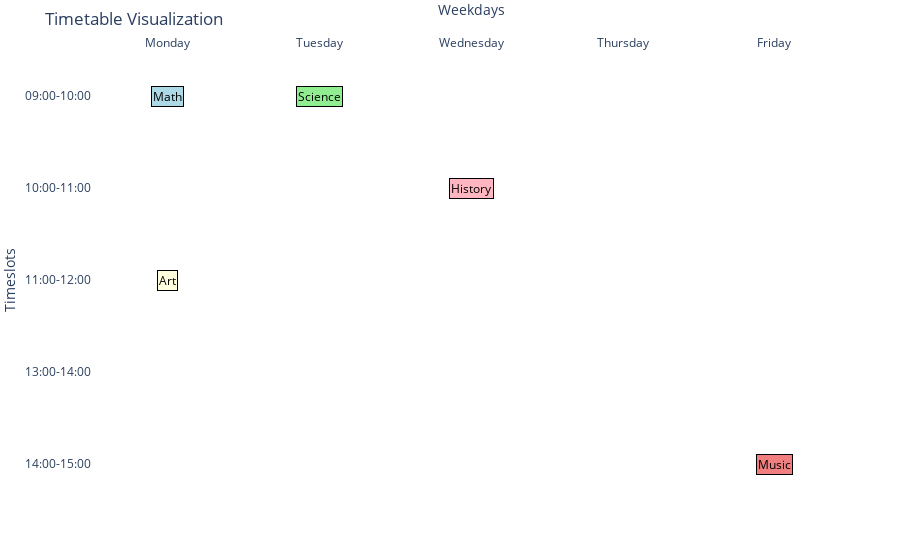

The cell this chart's notebook holds for it:
### Code cell
import plotly.graph_objects as go
import numpy as np

# Sample data structure
rooms = ['Room A', 'Room B', 'Room C']
timeslots = ['09:00-10:00', '10:00-11:00', '11:00-12:00', '13:00-14:00', '14:00-15:00']
weekdays = ['Monday', 'Tuesday', 'Wednesday', 'Thursday', 'Friday']
courses = ['Math', 'Science', 'History', 'Art', 'Music']
lecturers = ['Dr. Smith', 'Prof. Johnson', 'Dr. Brown', 'Prof. Clark', 'Dr. White']

# Sample timetable chromosome where each cell contains (course, room, lecturer)
chromosome = np.empty((len(timeslots), len(weekdays)), dtype=object)

chromosome[0, 0] = (courses[0], rooms[0], lecturers[0])
chromosome[0, 1] = (courses[1], rooms[1], lecturers[1])
chromosome[1, 2] = (courses[2], rooms[2], lecturers[2])
chromosome[2, 0] = (courses[3], rooms[0], lecturers[3])
chromosome[4, 4] = (courses[4], rooms[1], lecturers[4])

# Define color mapping for each course
course_colors = {
    'Math': 'lightblue',
    'Science': 'lightgreen',
    'History': 'lightpink',
    'Art': 'lightyellow',
    'Music': 'lightcoral'
}

# Create hovertext for each cell (course, room, lecturer)
hovertext = np.empty(chromosome.shape, dtype=object)
z_values = np.zeros(chromosome.shape, dtype=float)  # This will be used for color intensity
for i in range(chromosome.shape[0]):
    for j in range(chromosome.shape[1]):
        if chromosome[i, j] is not None:
            course, room, lecturer = chromosome[i, j]
            hovertext[i, j] = f"Course: {course}<br>Room: {room}<br>Lecturer: {lecturer}"
            z_values[i, j] = 1  # Placeholder to enable coloring
        else:
            hovertext[i, j] = ""
            z_values[i, j] = 0  # No course in this slot

# Display timetable as table using heatmap
fig = go.Figure(data=go.Heatmap(
    z=z_values,  # Placeholder for heatmap color intensity
    x=weekdays,
    y=timeslots,
    text=hovertext,
    hoverinfo="text",
    colorscale=[[0, 'rgba(255, 255, 255, 0)'], [1, 'rgba(255, 255, 255, 0)']],  # Transparent background
    showscale=False
))

# Add course annotations and colorize cells
for i in range(chromosome.shape[0]):
    for j in range(chromosome.shape[1]):
        if chromosome[i, j] is not None:
            course, room, lecturer = chromosome[i, j]
            color = course_colors.get(course, 'lightgray')  # Fallback color is lightgray
            fig.add_annotation(
                x=weekdays[j],
                y=timeslots[i],
                text=course,
                showarrow=False,
                font=dict(color="black"),
                bgcolor=color,  # Set the background color of each course
                xref="x",
                yref="y",
                xanchor="center",
                yanchor="middle",
                bordercolor="black",
                borderwidth=1
            )

# Customize layout
fig.update_layout(
    title="Timetable Visualization",
    xaxis_title="Weekdays",
    yaxis_title="Timeslots",
    xaxis=dict(tickmode='array', tickvals=weekdays, side="top"),  # Move weekdays to the top
    yaxis=dict(tickmode='array', tickvals=timeslots, autorange="reversed"),  # Reverse to make early times at the top
    plot_bgcolor="white",
    margin=dict(l=50, r=50, t=50, b=50),
)

# Display the interactive timetable
fig.show()

### Figure 1 — Plotly figure (JSON) as saved in the notebook; plotly's stock layout.template omitted (floating-point values rounded to 4 significant figures)
{"data": [{"colorscale": [[0, "rgba(255, 255, 255, 0)"], [1, "rgba(255, 255, 255, 0)"]], "hoverinfo": "text", "showscale": false, "text": [["Course: Math<br>Room: Room A<br>Lecturer: Dr. Smith", "Course: Science<br>Room: Room B<br>Lecturer: Prof. Johnson", "", "", ""], ["", "", "Course: History<br>Room: Room C<br>Lecturer: Dr. Brown", "", ""], ["Course: Art<br>Room: Room A<br>Lecturer: Prof. Clark", "", "", "", ""], ["", "", "", "", ""], ["", "", "", "", "Course: Music<br>Room: Room B<br>Lecturer: Dr. White"]], "type": "heatmap", "x": ["Monday", "Tuesday", "Wednesday", "Thursday", "Friday"], "y": ["09:00-10:00", "10:00-11:00", "11:00-12:00", "13:00-14:00", "14:00-15:00"], "z": [[1, 1, 0, 0, 0], [0, 0, 1, 0, 0], [1, 0, 0, 0, 0], [0, 0, 0, 0, 0], [0, 0, 0, 0, 1]]}], "layout": {"annotations": [{"bgcolor": "lightblue", "bordercolor": "black", "borderwidth": 1, "font": {"color": "black"}, "showarrow": false, "text": "Math", "x": "Monday", "xanchor": "center", "xref": "x", "y": "09:00-10:00", "yanchor": "middle", "yref": "y"}, {"bgcolor": "lightgreen", "bordercolor": "black", "borderwidth": 1, "font": {"color": "black"}, "showarrow": false, "text": "Science", "x": "Tuesday", "xanchor": "center", "xref": "x", "y": "09:00-10:00", "yanchor": "middle", "yref": "y"}, {"bgcolor": "lightpink", "bordercolor": "black", "borderwidth": 1, "font": {"color": "black"}, "showarrow": false, "text": "History", "x": "Wednesday", "xanchor": "center", "xref": "x", "y": "10:00-11:00", "yanchor": "middle", "yref": "y"}, {"bgcolor": "lightyellow", "bordercolor": "black", "borderwidth": 1, "font": {"color": "black"}, "showarrow": false, "text": "Art", "x": "Monday", "xanchor": "center", "xref": "x", "y": "11:00-12:00", "yanchor": "middle", "yref": "y"}, {"bgcolor": "lightcoral", "bordercolor": "black", "borderwidth": 1, "font": {"color": "black"}, "showarrow": false, "text": "Music", "x": "Friday", "xanchor": "center", "xref": "x", "y": "14:00-15:00", "yanchor": "middle", "yref": "y"}], "margin": {"b": 50, "l": 0, "r": 50, "t": 50}, "plot_bgcolor": "white", "title": {"text": "Timetable Visualization"}, "xaxis": {"side": "top", "tickmode": "array", "tickvals": ["Monday", "Tuesday", "Wednesday", "Thursday", "Friday"], "title": {"text": "Weekdays"}}, "yaxis": {"autorange": "reversed", "tickmode": "array", "tickvals": ["09:00-10:00", "10:00-11:00", "11:00-12:00", "13:00-14:00", "14:00-15:00"], "title": {"text": "Timeslots"}}}}
